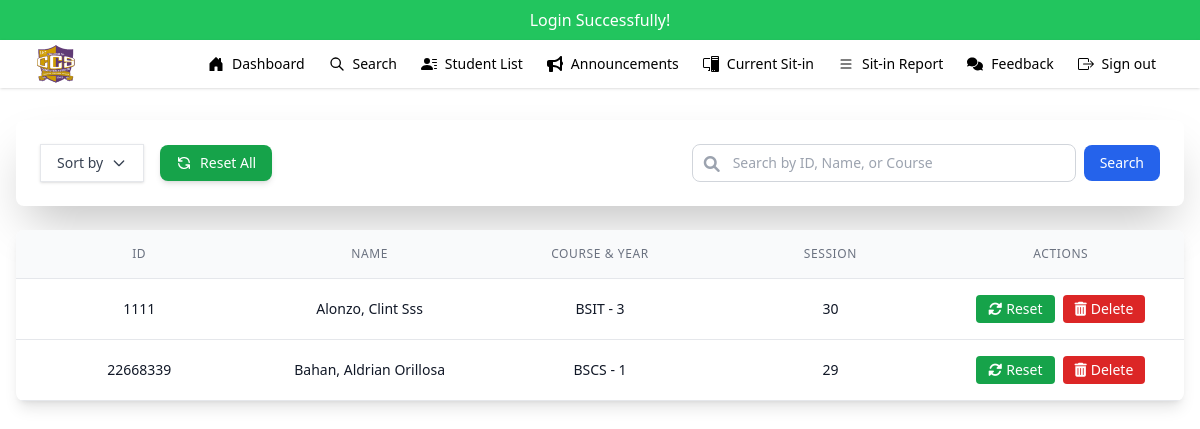
/admin/student_list.php (signed in), run on an earlier commit of the app's database.
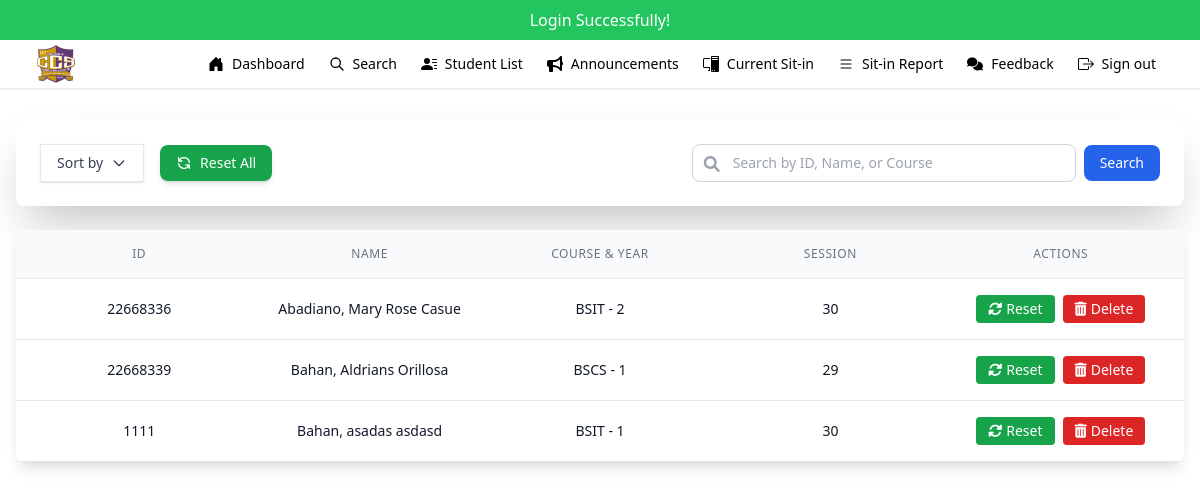
And on a later commit of the database.
### tables this page shows
CREATE TABLE `students` (
  `id` int(20) NOT NULL,
  `idno` int(20) NOT NULL,
  `lastname` varchar(50) NOT NULL,
  `firstname` varchar(50) NOT NULL,
  `midname` varchar(50) NOT NULL,
  `course` enum('BSIT','BSCS') NOT NULL,
  `year` int(9) NOT NULL,
  `username` varchar(50) NOT NULL,
  `password` varchar(50) NOT NULL,
  `profile` varchar(225) NOT NULL,
  `session` int(30) NOT NULL DEFAULT 30
);

### admin/student_list.php (the view, shortened to what the changed rows need)
<?php
include "../admin/admin_nav.php";
$result = mysqli_query($mysql, "SELECT * FROM students ORDER BY lastname ASC");
?>
<!DOCTYPE html>
<html lang="en">
<head>
    <script src="https://cdn.tailwindcss.com"></script>
    <link rel="stylesheet" href="https://cdnjs.cloudflare.com/ajax/libs/font-awesome/6.0.0-beta3/css/all.min.css">
</head>
<body class="bg-gray-100">
    <div class="flex justify-center px-4 py-8">
        <div class="w-full max-w-7xl">
            <div class="bg-white shadow-lg rounded-lg overflow-hidden">
                <div class="overflow-x-auto">
                    <?php while ($row = mysqli_fetch_assoc($result)): ?>
                        <div class="grid grid-cols-5 gap-4 p-4 border-b hover:bg-gray-50 transition">
                            <div class="text-sm text-center text-gray-900 flex items-center justify-center"><?php echo htmlspecialchars($row['idno']); ?></div>
                            <div class="text-sm text-center text-gray-900 flex items-center justify-center"><?php echo htmlspecialchars($row['lastname'] . ', ' . $row['firstname'] . ' ' . $row['midname']); ?></div>
                            <div class="text-sm text-center text-gray-900 flex items-center justify-center"><?php echo htmlspecialchars($row['course'] . ' - ' . $row['year']); ?></div>
                            <div class="text-sm text-center text-gray-900 flex items-center justify-center"><?php echo htmlspecialchars($row['session']); ?></div>
                            <div class="flex justify-center space-x-2">
                                <form action="" method="post" class="inline">
                                    <button type="submit" name="session_reset"
                                        class="px-3 py-1 bg-green-600 text-white rounded hover:bg-green-700 transition text-sm">
                                        <i class="fas fa-sync-alt mr-1"></i>Reset
                                    </button>
                                </form>
                                <form action="" method="post" class="inline" onsubmit="return confirm('Are you sure you want to delete this student?');">
                                    <button type="submit" name="delete"
                                        class="px-3 py-1 bg-red-600 text-white rounded hover:bg-red-700 transition text-sm">
                                        <i class="fas fa-trash-alt mr-1"></i>Delete
                                    </button>
                                </form>
                            </div>
                        </div>
                    <?php endwhile; ?>
                </div>
            </div>
        </div>
    </div>
</body>
</html>

What changed in the data, as far as the page shows it:
removed students: idno "1111", lastname+firstname+midname "Alonzo, Clint Sss", course+year "BSIT - 3", session "30"
added students: idno "22668336", lastname+firstname+midname "Abadiano, Mary Rose Casue", course+year "BSIT - 2", session "30"
changed students "BSCS - 1": lastname+firstname+midname "Bahan, Aldrian Orillosa" → "Bahan, Aldrians Orillosa"
added students: idno "1111", lastname+firstname+midname "Bahan, asadas asdasd", course+year "BSIT - 1", session "30"
